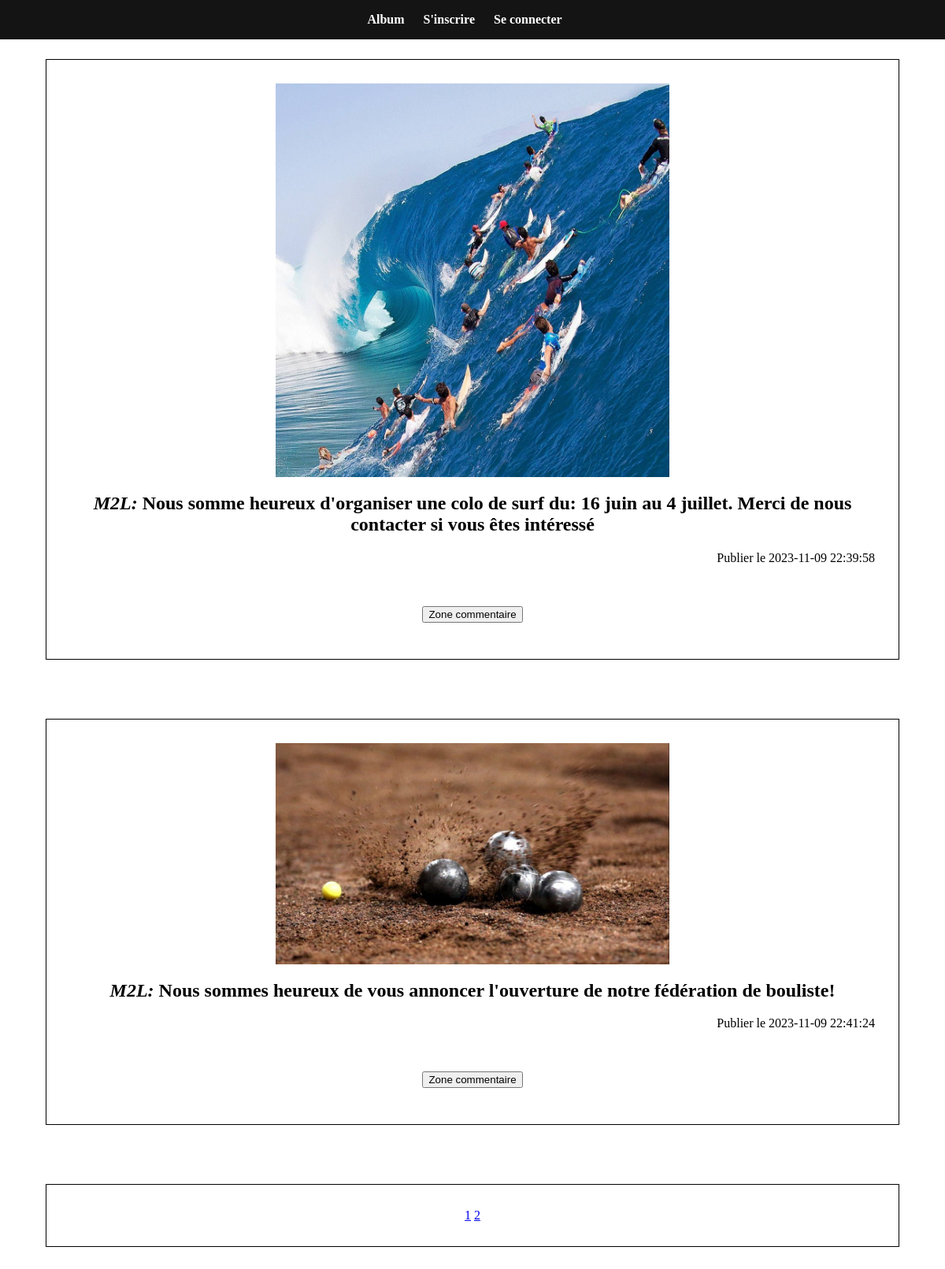
Screenshot of /?page=2 with the database file from the repository.
### tables this page shows
CREATE TABLE IF NOT EXISTS `photos` (
  `id_photo` bigint NOT NULL AUTO_INCREMENT,
  `lien_photo` varchar(500) DEFAULT NULL,
  `legende` varchar(500) DEFAULT NULL,
  `date_poster` timestamp NOT NULL DEFAULT CURRENT_TIMESTAMP,
  `id_utilisateur` int NOT NULL,
  PRIMARY KEY (`id_photo`),
  KEY `fk_photos_utilisateur` (`id_utilisateur`)
);

CREATE TABLE IF NOT EXISTS `utilisateur` (
  `id` int NOT NULL AUTO_INCREMENT,
  `pseudo` varchar(50) NOT NULL,
  `mdp` varchar(100) NOT NULL,
  PRIMARY KEY (`id`)
);

### controleur/listePhotos.php (called while the page is built, shortened)
<?php
include_once "$racine/modele/bd.photo.php";
include_once "$racine/modele/bd.utilisateur.php";
$listePhotos = getPhotos();
include "$racine/vue/entete.php";
include "$racine/vue/vuePhotos.php";
include "$racine/vue/pied.php";
?>

### index.php (called while the page is built, shortened)
<?php
include "getRacine.php";
if (isset($_GET["action"])){
    $action = $_GET["action"];
}
else{
    $action = "defaut";
}
$fichier = controleurPrincipal($action);
include "$racine/controleur/$fichier";
?>

### modele/bd.photo.php (called while the page is built, shortened)
<?php
function getPhotos() {
    try {
        $cnx = connexionPDOLecteur();
        $req = $cnx->prepare("SELECT * FROM photos");
        $req->execute();
        $resultat = $req->fetchAll(PDO::FETCH_ASSOC);
        return $resultat;
    } catch (PDOException $e) {
        print "Erreur !: " . $e->getMessage();
        die();
    }
}
?>

### modele/bd.utilisateur.php (called while the page is built, shortened)
<?php
function getUtilisateur($id){
    try {
        $cnx = connexionPDOLecteur();
        $req = $cnx->prepare("SELECT * FROM utilisateur WHERE id=:id_utilisateur");
        $req->bindValue(':id_utilisateur', $id, PDO::PARAM_INT);
        $req->execute();
        $resultat = $req->fetch(PDO::FETCH_ASSOC);
        return $resultat;
    } catch (PDOException $e) {
        print "Erreur !: " . $e->getMessage();
        die();
    }
}
?>

### vue/vuePhotos.php (the view, shortened to what this page needs)
<?php
function afficherListePhotosPaginee($listePhotos) {
    $photosParPage = 4;
    $page_actuelle = isset($_GET['page']) ? intval($_GET['page']) : 1;
    $totalPhotos = count($listePhotos);
    $nombrePages = ceil($totalPhotos / $photosParPage);
    $indexDebut = ($page_actuelle - 1) * $photosParPage;
    $listePhotosPage = array_slice($listePhotos, $indexDebut, $photosParPage);
    ?>
    <?php
    if ($listePhotos) {
        ?>
        <div class="page">
        <?php
        foreach ($listePhotosPage as $photo) {
            $util_photo = getUtilisateur($photo['id_utilisateur']);
            $util_photo = $util_photo["pseudo"];
            ?>
            <div class="miseEnPage">
                <img src='img/<?php echo $photo['lien_photo'] ?>' alt='<?php echo $photo['lien_photo'] ?> ne peut pas être afficher'>
                <figcaption><h2><i><?php echo $util_photo ?>:</i> <?php echo $photo['legende'] ?></h2> <p align='right'>Publier le <?php echo $photo['date_poster'] ?></p></figcaption> </br> </br>
                <form action='./?action=commentaire' method='POST'>
                    <input type='submit' value='Zone commentaire' name='zoneCom' />
                </form>
            </div>
        <?php
        }
        ?>
        <div class="miseEnPage">
            <?php
            for ($i = 1; $i <= $nombrePages; $i++) {
                echo "<a href='?page=$i'>$i</a> ";
            }
            ?>
        </div>
    <?php
    }
    else {
        ?>
        <h2>Vous n'avez pas de photo.</h2>
        </div>
    <?php
    }
}
afficherListePhotosPaginee($listePhotos);
?>

### vue/styles.css (style rules this page uses)
img { width: 500px; height: auto; }
.miseEnPage { text-align: center; border: 1px solid #000; padding: 30px; margin: 50px; margin-top: 75px; }

### rows the page displays
photos: lien_photo (picture), id_utilisateur.pseudo "M2L", legende "Nous somme heureux d'organiser une colo de surf du: 16 juin au 4 juillet. Merci de nous contacter si vous êtes intéressé", date_poster "2023-11-09 22:39:58"
photos: lien_photo (picture), id_utilisateur.pseudo "M2L", legende "Nous sommes heureux de vous annoncer l'ouverture de notre fédération de bouliste!", date_poster "2023-11-09 22:41:24"
